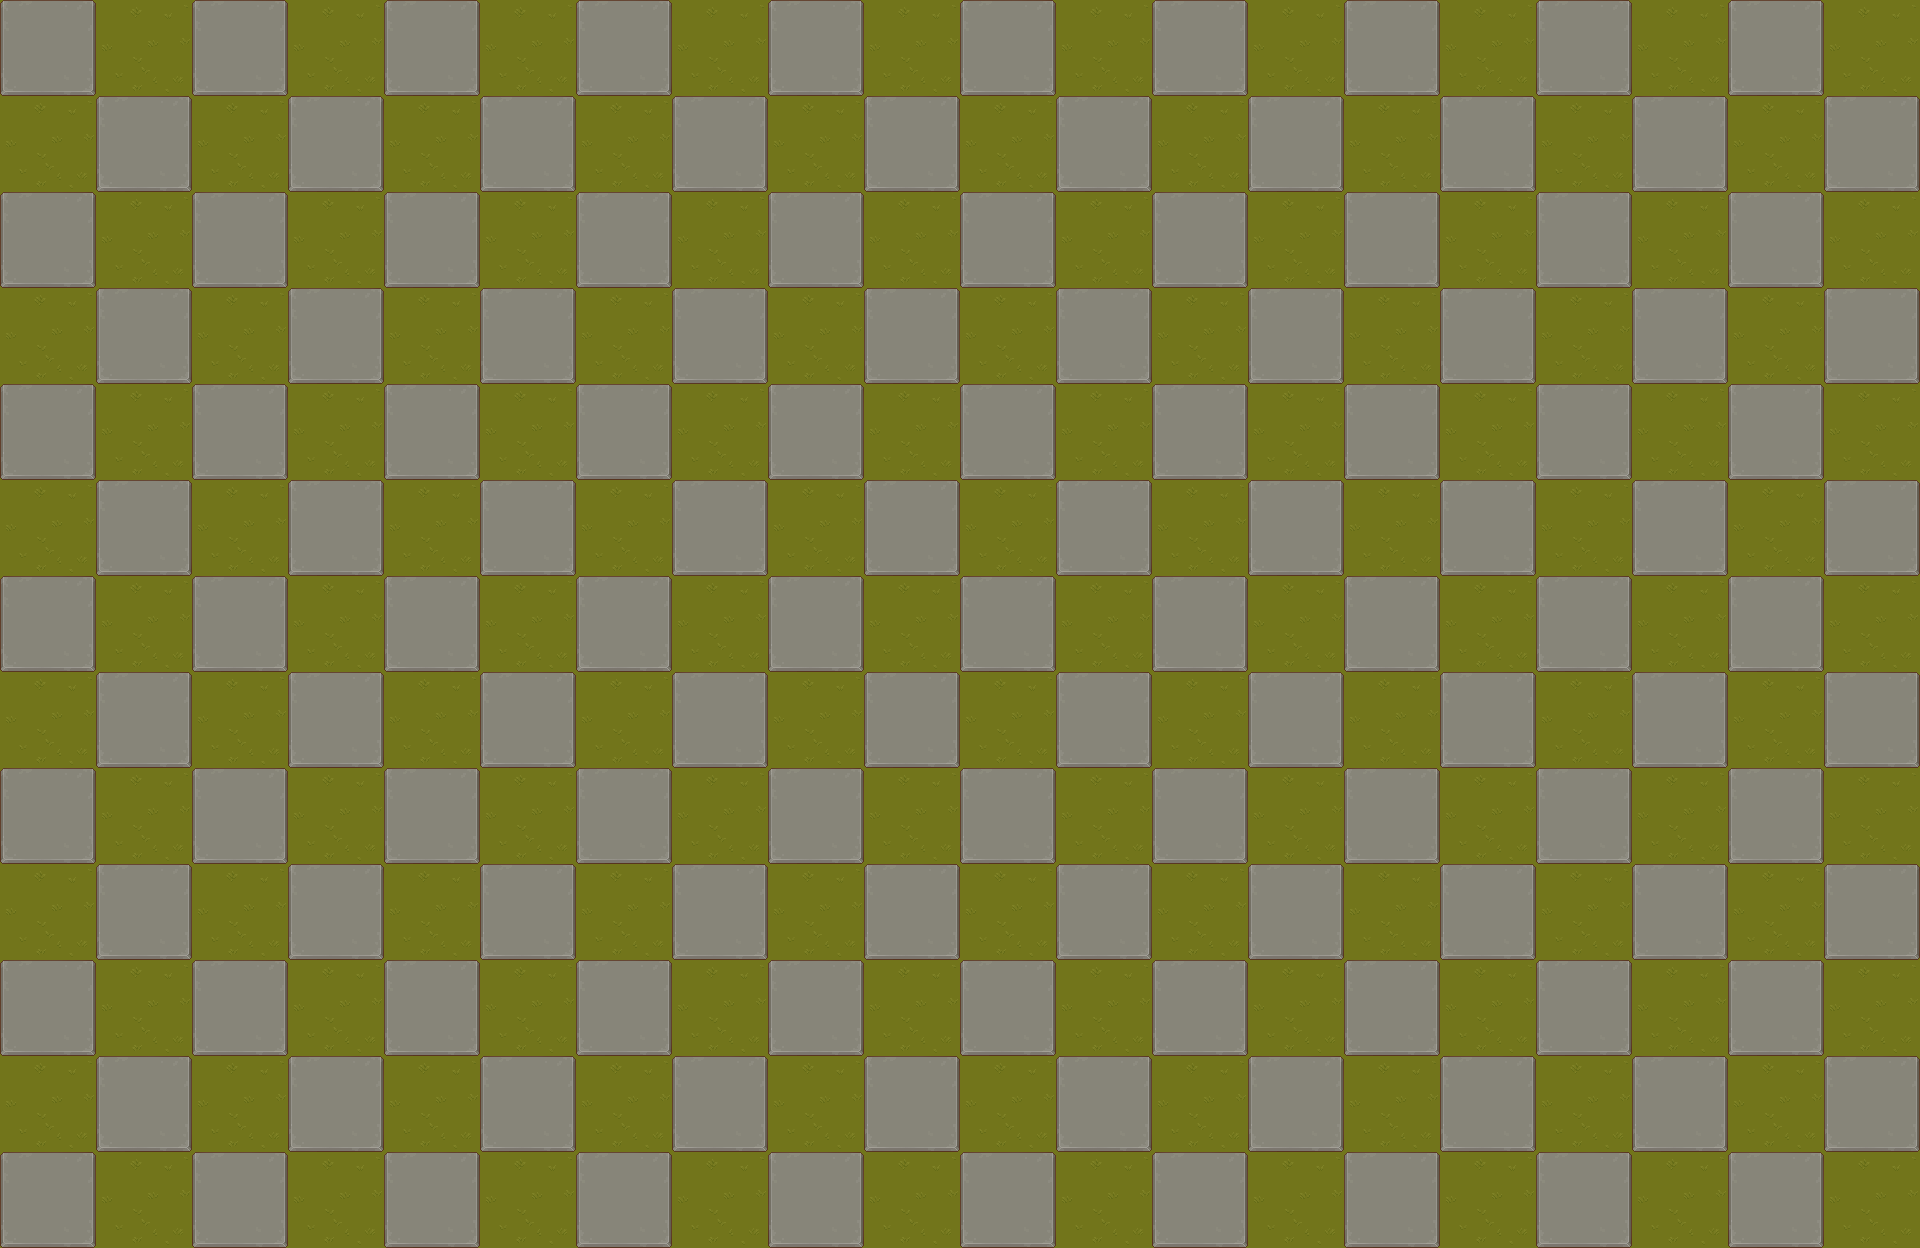

Below is a game level as drawn by its tile map, then a one-line description and the .tmx that defines it (tile-layer data replaced by summaries):
An orthogonal 60x39 tile map with 32x32 px tiles, 2 tile layers (Grass, StoneGround), 3 tilesets.

<map version="1.10" tiledversion="1.11.2" orientation="orthogonal" renderorder="right-down" width="60" height="39" tilewidth="32" tileheight="32" infinite="0" nextlayerid="12" nextobjectid="1">
 <tileset firstgid="1" source="grass.tsx" />
 <tileset firstgid="65" source="props.tsx" />
 <tileset firstgid="321" source="stone_ground.tsx" />
 <layer id="10" name="Grass" width="60" height="39">
  <data>[2340 cells, 2340 non-empty, 9 distinct tile ids]</data>
 </layer>
 <layer id="11" name="StoneGround" width="60" height="39">
  <data>[2340 cells, 1170 non-empty, 9 distinct tile ids]</data>
 </layer>
</map>
